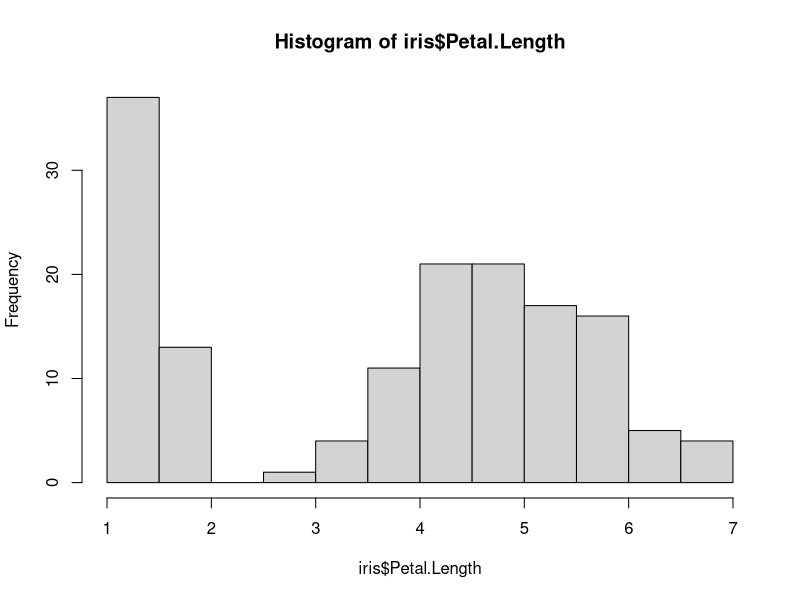
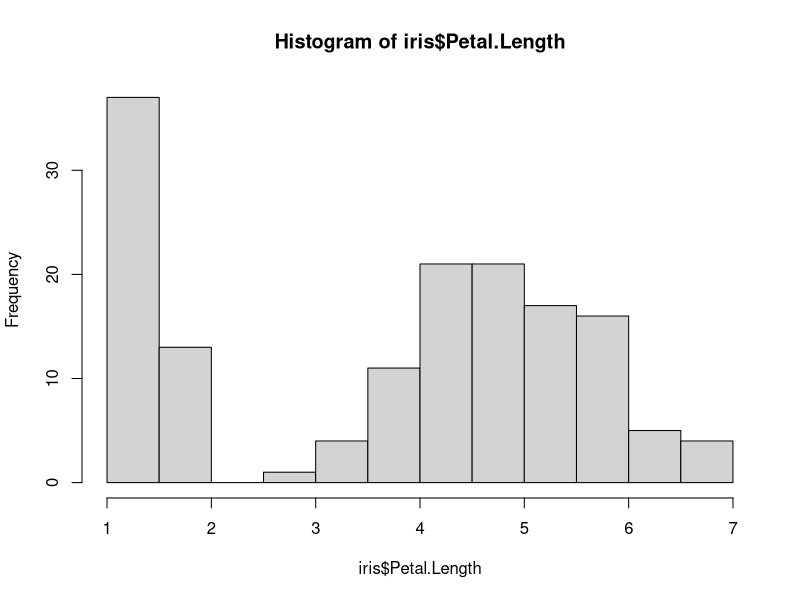
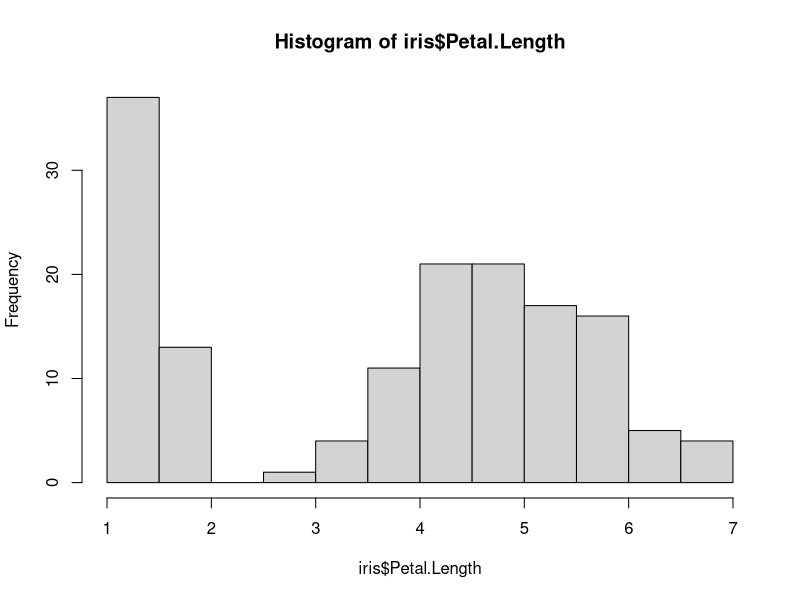

These figures' R source, in order:
## ---- chunk 1
1 + 1
## ---- chunk 2
#| echo: false
2 * 2
## ---- chunk 3
#| echo: true
2*2
## ---- chunk 4
hist(iris$Petal.Length)
## ---- chunk 5
#| echo: true

hist(iris$Petal.Length)
## ---- chunk 6
#| echo: false
hist(iris$Petal.Length)
